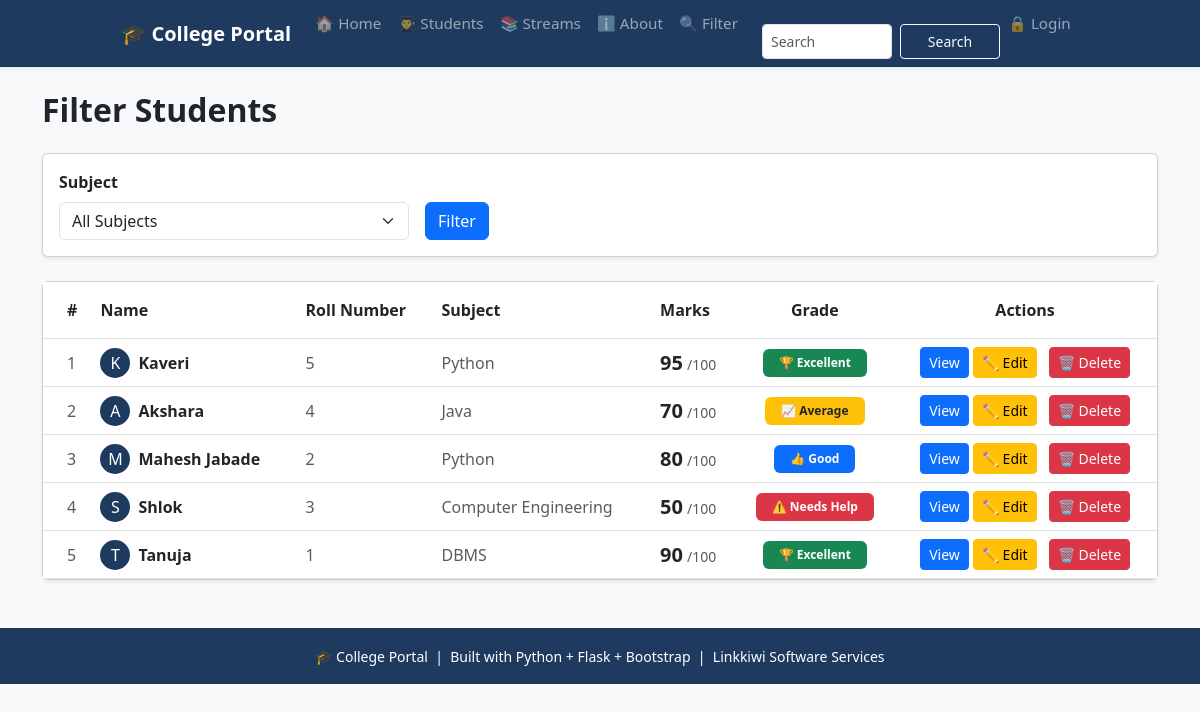
The app's page /filter with its own data.
### tables this page shows
CREATE TABLE students (
                    id INTEGER PRIMARY KEY AUTOINCREMENT,
                    name TEXT NOT NULL,
                    roll INTEGER NOT NULL,
                    marks INTEGER NOT NULL,
                    subject TEXT NOT NULL,
                    attendance INTEGER DEFAULT 0
                 );

### app.py (the view)
@app.route('/filter')
def filter_students():
    subject = request.args.get('subject', '')
    grade = request.args.get('grade', '')
    conn = get_db()
    subjects = conn.execute('''SELECT DISTINCT subject FROM students
                            WHERE subject IS NOT NULL
                            AND subject != ""
                            ORDER BY subject ASC''').fetchall()
    query = 'SELECT * FROM students WHERE 1=1'
    params = []
    if subject:
        query += ' AND subject = ?'
        params.append(subject)
    if grade =='excellent':
        query += ' AND marks >= 90'
    elif grade == 'good':
        query += ' AND marks >= 75 AND marks < 90'
    elif grade == 'average':
        query += ' AND marks >= 60 AND marks < 75'
    elif grade == 'poor':
        query += ' AND marks < 45'
    query += ' ORDER BY id DESC'
    students = conn.execute(query, params).fetchall()
    conn.close()
    return render_template('filter.html', students=students, subjects=subjects, selected_subject=subject, selected_grade=grade)

### database.py (called while the page is built)
def get_db():
   conn = sqlite3.connect('myproject.db')
   conn.row_factory = sqlite3.Row  # To access columns by name
   return conn

### templates/filter.html (shortened to what this page needs)
{% extends 'base.html' %}
{% block content %}
<h2 class="fw-bold mb-4">Filter Students</h2>
<div class="card mb-4 shadow-sm">
    <div class="card-body">
        <form method="GET" action="{{ url_for('filter_students') }}">
            <div class="row g-3 align-items-end">
                <div class="col-md-4">
                    <label class="form-label fw-bold">Subject</label>
                    <select name="subject" class="form-select">
                        <option value="">All Subjects</option>
                    </select>
                </div>
                <div class="col-md-4">
                    <button type="submit" class="btn btn-primary">Filter</button>
                </div>
            </div>
        </form>
    </div>
</div>
{% if students %}
<div class="card shadow-sm">
    <div class="card-body p-0">
        <div class="table-responsive">
            <table class="table table-hover mb-0">
                <thead style="background-color: #1e3a5f; color:white;">
                    <tr>
                        <th class="py-3 ps-4">#</th>
                        <th class="py-3">Name</th>
                        <th class="py-3">Roll Number</th>
                        <th class="py-3">Subject</th>
                        <th class="py-3">Marks</th>
                        <th class="py-3 text-center">Grade</th>
                        <th class="py-3 text-center">Actions</th>
                    </tr>
                </thead>
                <tbody>
                    {% for student in students %}
                    <tr class="align-middle">
                        <td class="ps-4 text-muted">
                            {{ loop.index }}
                        </td>
                        <td>
                            <div class="d-flex align-items-center">
                                <div class="rounded-circle d-flex justify-content-center align-items-center me-2"
                                     style="width:30px; height:30px; background-color:#1e3a5f; color:white;">
                                    {{ student['name'][0] }}
                                </div>
                                <span class="fw-bold">{{ student['name'] }}</span>
                            </div>
                        </td>
                        <td class="text-muted">{{ student['roll'] }}</td>
                        <td class="text-muted">{{ student['subject'] }}</td>
                        <td>
                            <span class="fw-bold fs-5">{{ student['marks'] }}</span>
                            <span class="text-muted small">/100</span>
                        </td>
                        <td class="text-center">
                            {% if student['marks'] >= 90 %}
                                <span class="badge bg-success px-3 py-2">
                                    🏆 Excellent
                                </span>
                            {% elif student['marks'] >= 75 %}
                                <span class="badge bg-primary px-3 py-2">
                                    👍 Good
                                </span>
                            {% elif student['marks'] >= 60 %}
                                <span class="badge bg-warning text-dark px-3 py-2">
                                    📈 Average
                                </span>
                            {% else %}
                                <span class="badge bg-danger px-3 py-2">
                                    ⚠️ Needs Help
                                </span>
                            {% endif %}
                        </td>
                        <td class="text-center">
                            <a href="{{ url_for('student_detail', id=student['id']) }}"
                           class="btn btn-sm btn-primary">
                            View
                        </a>
                            <a href="{{ url_for('edit_student', id=student['id']) }}"
                               class="btn btn-sm btn btn-sm btn-warning me-2">
                                ✏️ Edit
                            </a>
                            <a href="{{ url_for('delete_student', id=student['id']) }}"
                               class="btn btn btn-sm btn-danger"
                               onclick="return confirm('Are you sure you want to delete this student?');">
                                🗑️ Delete
                            </a>
                        </td>
                    </tr>
                    {% endfor %}
                </tbody>
            </table>
        </div>
    </div>
</div>
{% else %}
<div class="alert alert-info mt-4" role="alert">
    No students found for the selected filter.
</div>
{% endif %}
{% endblock %}

### templates/base.html (style rules this page uses)
:root { --brand: #1e3a5f; }

### records on screen
students: name "K", name "Kaveri", roll "5", subject "Python", marks "95", shows "🏆 Excellent"
students: name "A", name "Akshara", roll "4", subject "Java", marks "70", shows "📈 Average"
students: name "M", name "Mahesh Jabade", roll "2", subject "Python", marks "80", shows "👍 Good"
students: name "S", name "Shlok", roll "3", subject "Computer Engineering", marks "50", shows "⚠️ Needs Help"
students: name "T", name "Tanuja", roll "1", subject "DBMS", marks "90", shows "🏆 Excellent"
